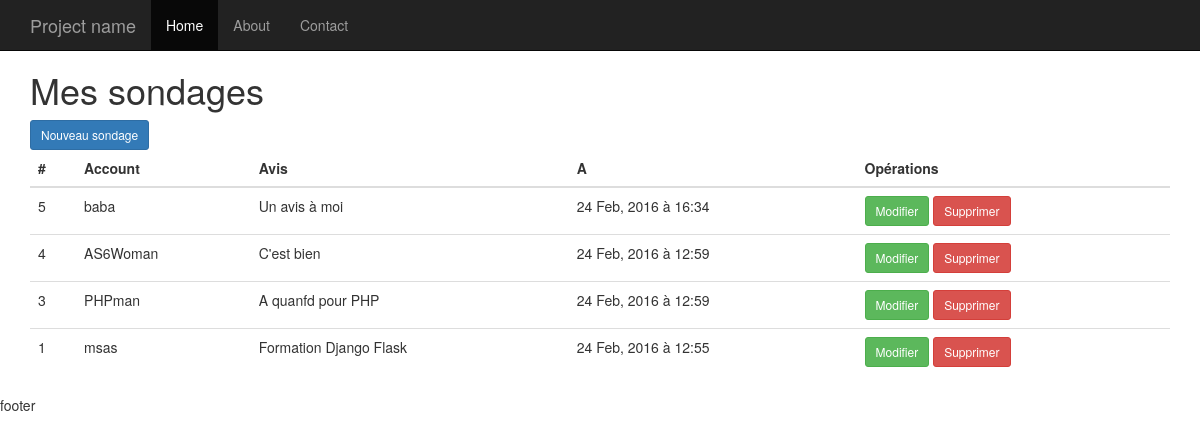
The app's page /sondages/, older data.
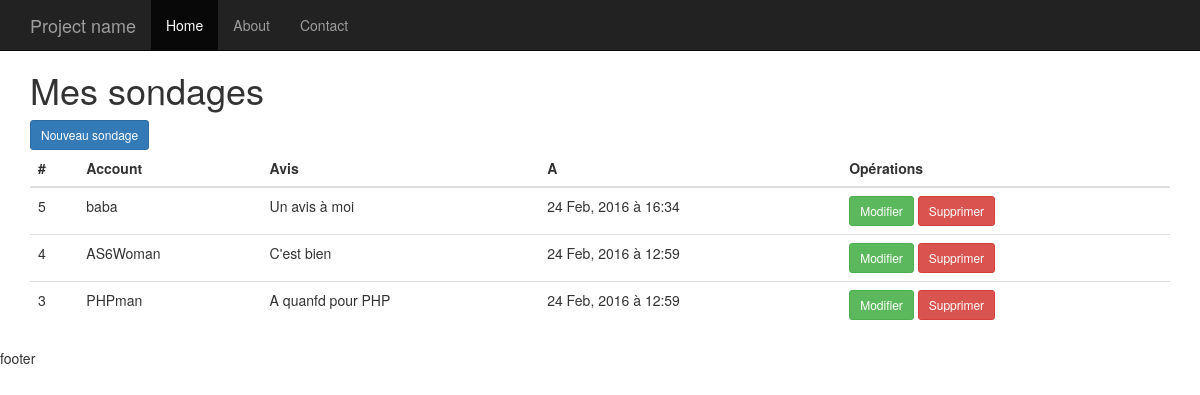
The same page, newer data.
### sondage/models.py (models this page shows, shortened)
class Sondage(models.Model):
    avis = models.CharField(max_length=200)
    account = models.ForeignKey(account_mdl.Account)
    created_at = models.DateTimeField(auto_now_add=True)
    updated_at = models.DateTimeField(auto_now=True)
    class Meta:
        ordering = ['-created_at']

### accounts/models.py (models this page shows)
class Account(models.Model):
    ACCOUNT_TYPE_CHOICES = (('0', 'Formateur'), ('1', 'Participant'))
    SEX_CHOICES = (('F', 'Feminin'), ('M', 'Masculin'))
    account_type = models.CharField(verbose_name="Type de compte",
				    max_length=2, choices=ACCOUNT_TYPE_CHOICES)
    fonction = models.CharField(max_length=50, blank=True, null=True)
    sex = models.CharField(max_length=1, choices=SEX_CHOICES)
    user = models.ForeignKey(User)
    date_naissance = models.DateField()
    def __unicode__(self):
        return u'{}'.format(self.user.username)

### sondage/views.py (the view)
# urls.py: url(r'^', 'sondage.views.sondage_list'),
def sondage_list(request):
    sondages = models.Sondage.objects.all()
    return render(request, 'sondages/list.html', locals())

### sondage/templates/sondages/list.html
{% extends '_layouts/base.html' %}
{% block content %}
<h1>Mes sondages</h1>
<a href="{% url 'sondage.views.sondage_add' %}"
   class="btn btn-primary btn-sm">Nouveau sondage</a>
<table class="table">
  <thead>
    <tr>
      <th>#</th>
      <th>Account</th>
      <th>Avis</th>
      <th>A</th>
      <th>Opérations</th>
    </tr>
  </thead>
  <tbody>
    {% for s in sondages %}
    <tr>
      <td>{{ s.id }}</td>
      <td>{{ s.account }}</td>
      <td>{{ s.avis }}</td>
      <td>{{ s.created_at|date:"d M, Y à H:i" }}</td>
      <td>
        <a href="{% url 'sondage_edit' pk=s.id %}"
           class="btn btn-sm btn-success">Modifier</a>
         <a href="{% url 'sondage_delete' pk=s.id %}"
            class="btn btn-sm btn-danger">Supprimer</a>
      </td>
    </tr>
    {% endfor %}
  </tbody>
</table>
{% endblock %}

Row changes from the older to the newer data that the page shows:
removed Sondage: id "1", account "msas", avis "Formation Django Flask", created_at "24 Feb, 2016 à 12:55"
